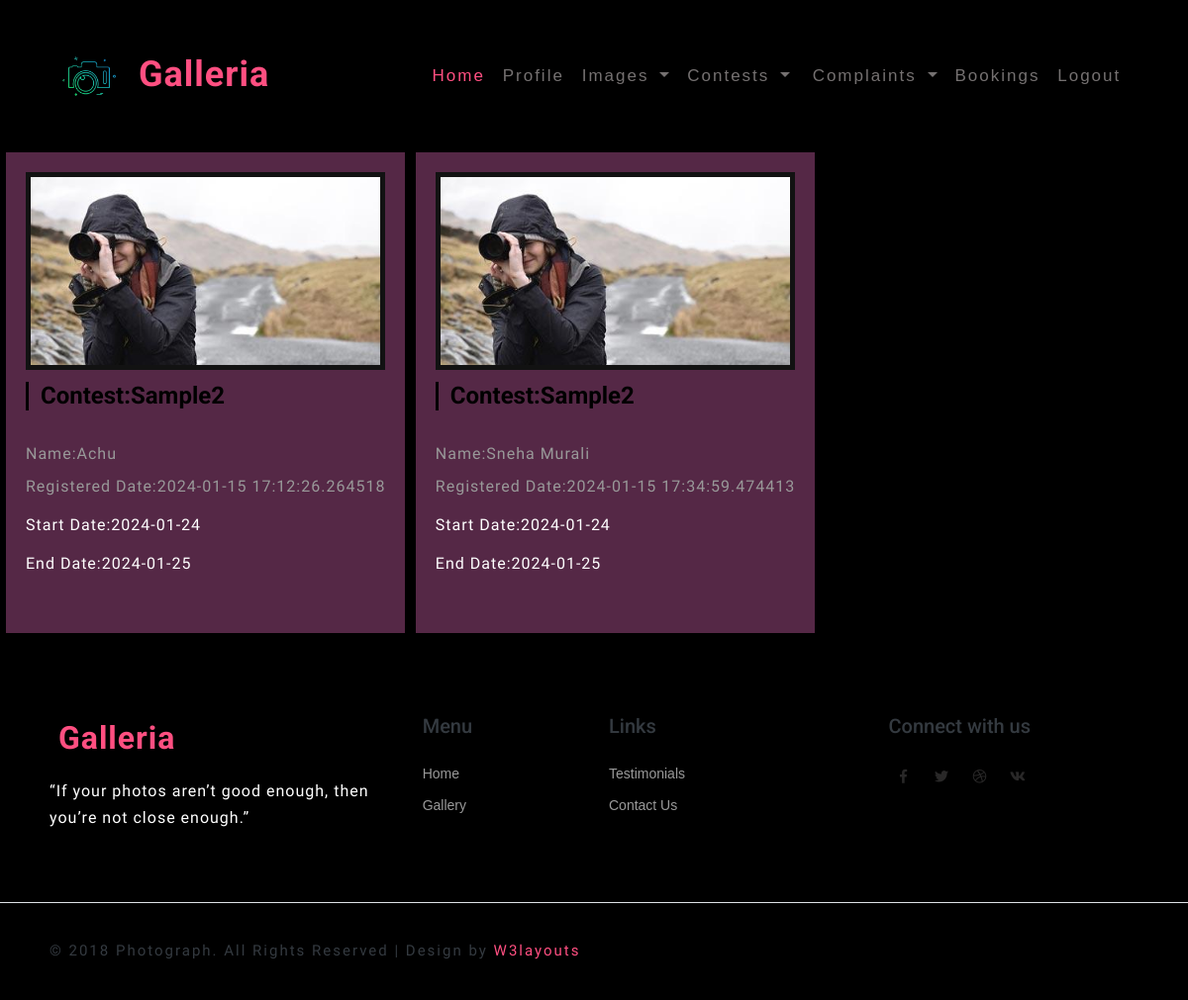
Before: /view_contest_reg (signed in) with the older database file.
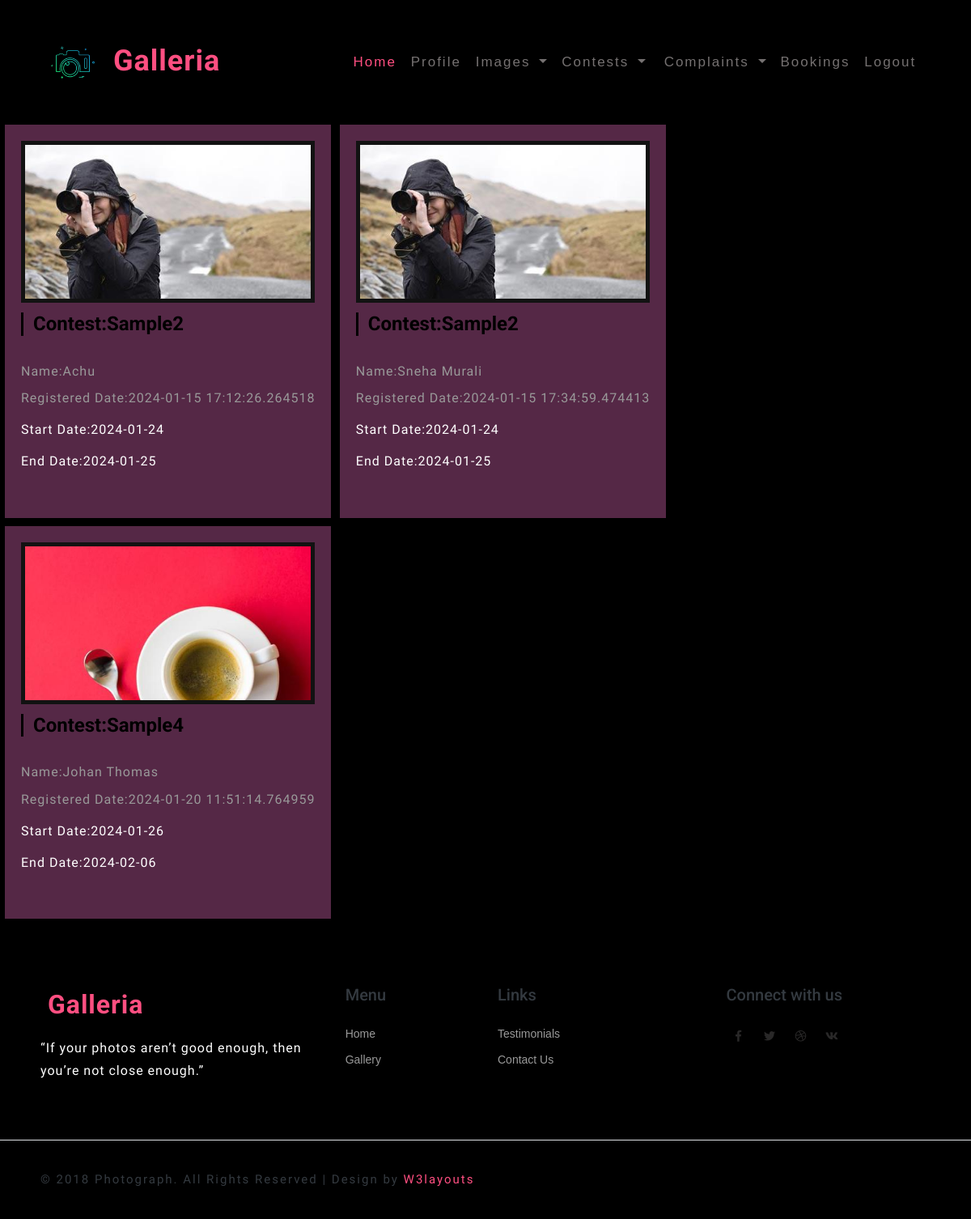
After: the same page with the newer database file.
### Image/models.py (models this page shows)
class contest_entry(db.Model, UserMixin):
    id=db.Column(db.Integer, primary_key=True)
    user_id = db.Column(db.Integer, ForeignKey('register.id'))
    uid= relationship('register',foreign_keys=[user_id])
    contest_id = db.Column(db.Integer, ForeignKey('contest.id'))
    cid=relationship('contest',foreign_keys=[contest_id])
    image=db.Column(db.String(80))
    date= db.Column(db.String(80))
    status=db.Column(db.String(80),default='NULL')

class contest(db.Model, UserMixin):
    id=db.Column(db.Integer, primary_key=True)
    user_id = db.Column(db.Integer, ForeignKey('register.id'))
    uid= relationship('register',foreign_keys=[user_id])
    title= db.Column(db.String(80))
    start_date= db.Column(db.String(80))
    end_date= db.Column(db.String(80))
    rules = db.Column(db.String(200))
    details= db.Column(db.String(200))
    image=db.Column(db.String(80))
    prize_1=db.Column(db.String(80))
    prize_2=db.Column(db.String(80))
    prize_3=db.Column(db.String(80))

class register(db.Model, UserMixin):
    id=db.Column(db.Integer, primary_key=True)
    name = db.Column(db.String(80))
    email= db.Column(db.String(80))
    number= db.Column(db.String (10))
    password = db.Column(db.String(80))
    utype = db.Column(db.String(80))
    age = db.Column(db.String(80))
    dob = db.Column(db.String(80))
    image=db.Column(db.String(80))
    status=db.Column(db.String(80),default='NULL')

### Image/routes.py (the view)
@app.route('/view_contest_reg')
@login_required
def view_con_reg():
    user_id = current_user.id
    a = contest.query.filter_by(user_id=user_id).all()
    b = []
    for i in a:
        contest_entries = contest_entry.query.filter_by(contest_id=i.id).all()
        b.extend(contest_entries)
    return render_template("view_registrations.html", a=a, b=b)

### Image/models.py (called while the page is built)
@login_manager.user_loader
def load_user(id):
    return register.query.get(int(id))

### Image/templates/view_registrations.html (shortened to what this page needs)
{% extends 'layout.html' %}
{% block content %}
<!DOCTYPE html>
<html lang="en">
<head>
    <link rel="stylesheet" href="../static/css/view_registrations.css">
</head>
<body>
    {% if session['ut'] == "Contributor" %}
    {% for i in a %}
        {% for j in b %}
            {% if j.cid.id == i.id %}
                    <div class="box">
                        <div class="box-top">
                            <img class="box-image" src="../static/uploads/{{ i.image }}">
                            <div class="title-flex">
                                <h3 class="box-title">Contest:{{ j.cid.title }}</h3><br>
                                <p class="user-follow-info">Name:{{ j.uid.name }}</p>
                                <p class="user-follow-info">Registered Date:{{ j.date }}</p>
                            </div>
                            <p class="description">Start Date:{{ j.cid.start_date }}</p>
                            <p class="description">End Date:{{ j.cid.end_date }}</p>
                        </div>
                    </div>
            {% endif %}
        {% endfor %}
    {% endfor %}
    {% endif %}
</body>
</html>
{% endblock %}

### Image/templates/layout.html (shortened to what this page needs)
<!DOCTYPE html>
<html lang="zxx">
<head>
	<link rel="stylesheet" href="../static/css/bootstrap.css">
	<link href="../static/css/pogo-slider.min.css" rel="stylesheet" type="text/css" media="all" />
	<link rel="stylesheet" href="../static/css/owl.theme.css" type="text/css" media="all">
	<link rel="stylesheet" href="../static/css/owl.carousel.css" type="text/css" media="screen" property="" />
	<link href="../static/css/prettyPhoto.css" rel="stylesheet" type="text/css" />
	<link rel="stylesheet" href="../static/css/style.css" type="text/css" media="all" />
	<link rel="stylesheet" href="../static/css/fontawesome-all.css">
</head>
<body>
	<header>
		<div class="main-top py-1">
			<nav class="navbar navbar-expand-lg navbar-light fixed-navi">
				<div class="container">
					<h1>
						<a class="navbar-brand font-weight-bold" href="index.html">
							<img src="../static/images/icon.png" alt="" class="img-fluid" height="80" width="80"> Galleria
						</a>
					</h1>
					<div class="collapse navbar-collapse text-center" id="navbarSupportedContent">
						<ul class="navbar-nav ml-lg-auto">
						  {% if session['ut'] == "admin" %}
							<li class="nav-item active mt-lg-0 mt-3">
								<a class="nav-link" href="/">Home
									<span class="sr-only">(current)</span>
								</a>
							</li>&nbsp;&nbsp;&nbsp;&nbsp;&nbsp;&nbsp;&nbsp;&nbsp;
							<li class="nav-item dropdown">
                                <a class="nav-link dropdown-toggle" href="#" id="navbarDropdown" role="button" data-toggle="dropdown"
                                    aria-haspopup="true" aria-expanded="false">
                                    Users
                                </a>
                                <div class="dropdown-menu" aria-labelledby="navbarDropdown">
                                    <a class="dropdown-item" href="/v_users">Users</a>
                                    <a class="nav-link dropdown-toggle" href="#" id="navbarDropdown" role="button" data-toggle="dropdown"
                                    aria-haspopup="true" aria-expanded="false">
                                    Contributors
                                </a>
                                    <div class="dropdown-menu" aria-labelledby="navbarDropdown">
                                    <a class="dropdown-item" href="/v_contributor ">Requests</a>
                                    <a class="dropdown-item" href="/va_contributor">Approved</a>
                                    <a class="dropdown-item" href="/vr_contributor">Rejected</a>
                                    </div>
                                </div>
                            </li>
							<li class="nav-item mx-lg-4 my-lg-0 my-3">
								<a class="nav-link" href="/v_comp">View Complaints</a>
							</li>
							<li class="nav-item mx-lg-4 my-lg-0 my-3">
								<a class="nav-link" href="/manage_bookings">Image Bookings</a>
							</li>;&nbsp;
							<li class="nav-item">
								<a class="nav-link" href="/logout">Logout</a>
							</li>
							{% elif session['ut'] == "Contributor" %}
									<li class="nav-item active mt-lg-0 mt-3">
										<a class="nav-link" href="/">Home
										</a>
									</li>&nbsp;&nbsp;&nbsp;&nbsp;
									<li class="nav-item">
										<a class="nav-link" href="/vw_profile">Profile</a>
									</li>&nbsp;&nbsp;&nbsp;&nbsp;
									<li class="nav-item dropdown">
										<a class="nav-link dropdown-toggle" href="#" id="navbarDropdown" role="button" data-toggle="dropdown"
											aria-haspopup="true" aria-expanded="false">
											Images
										</a>
									</li>&nbsp;&nbsp;&nbsp;&nbsp;
									<li class="nav-item dropdown">
										<a class="nav-link dropdown-toggle" href="#" id="navbarDropdown" role="button" data-toggle="dropdown"
											aria-haspopup="true" aria-expanded="false">
											Contests
										</a>
									</li>  &nbsp;&nbsp; &nbsp;&nbsp;
									<li class="nav-item dropdown">
										<a class="nav-link dropdown-toggle" href="#" id="navbarDropdown" role="button" data-toggle="dropdown"
											aria-haspopup="true" aria-expanded="false">
											Complaints
										</a>
									</li>&nbsp;&nbsp;&nbsp;&nbsp;
									<li class="nav-item">
										<a class="nav-link" href="/vw_bookings">Bookings</a>
									</li>&nbsp;&nbsp;&nbsp;&nbsp;
									<li class="nav-item">
										<a class="nav-link" href="/logout">Logout</a>
									</li>&nbsp;&nbsp;&nbsp;&nbsp;
							{% endif %}
						</ul>
					</div>
				</div>
			</nav>
		</div>
	</header>
    {% block content %}
    {% endblock %}
	<footer>
		<div class="w3ls-footer-grids py-sm-4 py-3">
			<div class="container py-xl-5 py-lg-3">
				<div class="row">
					<div class="col-md-4 w3l-footer pr-4">
						<h2>
							<a class="navbar-brand font-weight-bold logo2" href="index.html">
								<img src="../static/images/logo2.png" alt="" class="img-fluid"> Galleria
							</a>
						</h2>
						<p class="mt-3">“If your photos aren’t good enough, then you’re not close enough.”</p>
					</div>
					<div class="col-md-2 w3l-footer my-md-0 my-4">
						<h5 class="text-dark footer-links mb-4">Menu</h5>
						<ul class="list-unstyled">
							<li>
								<a href="index.html" class="scroll">Home</a>
							</li>
							<li class="mt-2">
								<a href="#gallery" class="scroll">Gallery</a>
							</li>
						</ul>
					</div>
					<div class="col-md-3 w3l-footer mb-md-0 mb-4">
						<h5 class="text-dark footer-links mb-4">Links</h5>
						<ul class="list-unstyled">
							<li class="mt-2">
								<a href="#testimonials" class="scroll">Testimonials</a>
							</li>
							<li class="mt-2">
								<a href="#contact" class="scroll">Contact Us</a>
							</li>
						</ul>
					</div>
					<div class="col-md-3 w3l-footer footer-social-agile">
						<h5 class="text-dark footer-links mb-4">Connect with us</h5>
						<ul class="list-unstyled">
							<li>
								<a href="#">
									<i class="fab fa-facebook-f"></i>
								</a>
							</li>
							<li class="mx-1">
								<a href="#">
									<i class="fab fa-twitter"></i>
								</a>
							</li>
							<li>
								<a href="#">
									<i class="fab fa-dribbble"></i>
								</a>
							</li>
							<li class="ml-1">
								<a href="#">
									<i class="fab fa-vk"></i>
								</a>
							</li>
						</ul>
					</div>
				</div>
			</div>
		</div>
	</footer>
	<div class="copy-right-w3ls py-3 border-top">
		<div class="container">
			<p class="copy-right-grids text-dark">© 2018 Photograph. All Rights Reserved | Design by
				<a href="https://w3layouts.com/" target="_blank">W3layouts</a>
			</p>
		</div>
	</div>
</body>
</html>

### Image/static/css/style.css (style rules this page uses)
body { padding: 0; margin: 0; background: #0a0a0a; font-family: 'Hind', sans-serif; }
body a { transition: 0.5s all; -webkit-transition: 0.5s all; -moz-transition: 0.5s all; -o-transition: 0.5s all; -ms-transition: 0.5s all; text-decoration: none; }
h1, h2, h3, h4, h5, h6 { margin: 0; padding: 0; font-family: 'Roboto', sans-serif; }
p { margin: 0; padding: 0; font-size: 16px; letter-spacing: 1px; line-height: 1.9; color: #999; font-family: 'Hind', sans-serif; }
ul, ol { margin: 0; padding: 0; }
a.navbar-brand { font-size: 36px; letter-spacing: 1px; color: #ff4f81; text-shadow: 2px 5px 3px rgba(0, 0, 0, 0.18); }
.navbar-light .navbar-brand, .navbar-light .navbar-brand:hover, .navbar-light .navbar-brand:focus { color: #ff4f81; }
.navbar-light .navbar-nav .nav-link { padding: 0; color: #757171; font-size: 17px; letter-spacing: 2px; font-weight: 500; }
.navbar-light .navbar-nav .show>.nav-link, .navbar-light .navbar-nav .active>.nav-link, .navbar-light .navbar-nav .nav-link.show, .navbar-light .navbar-nav .nav-link.active, .navbar-light .navbar-nav .nav-link:hover, .navbar-light .navbar-nav .nav-link:focus { color: #ff4f81; }
nav.fixed-navi ul { list-style: none; margin: 0; padding: 0; }
nav.fixed-navi ul li { float: left; }
a.navbar-brand.logo2 { font-size: 32px; }
.w3l-footer ul li a { color: #999; font-size: 14px; }
.footer-social-agile ul li, .payment-w3lsmk ul li { display: inline-block; }
.footer-social-agile ul li a i { height: 30px; width: 30px; line-height: 29px; background: none; color: #292828; border: 1px solid #000; text-align: center; transition: 0.5s all; -webkit-transition: 0.5s all; -moz-transition: 0.5s all; -o-transition: 0.5s all; -ms-transition: 0.5s all; }
p.copy-right-grids { letter-spacing: 2px; font-size: 15px; }
p.copy-right-grids a { color: #ff4f81; }
.container { padding: 20px; }

### Image/static/css/view_registrations.css (style rules this page uses)
* { box-sizing: border-box; padding: 0; margin: 0; }
:root { --purple: hsl(240, 80%, 89%); --pink: hsl(0, 59%, 94%); --light-bg: hsl(204, 37%, 92%); --light-gray-bg: hsl(0, 0%, 94%); --white: hsl(0, 0%, 100%); --dark: hsl(0, 0%, 7%); --text-gray: hsl(0, 0%, 30%); }
body { background: var(--light-bg); font-family: "Space Grotesk", sans-serif; color: var(--dark); background-color: black; }
h3 { font-size: 1.5em; font-weight: 700; }
p { font-size: 1em; line-height: 1.7; font-weight: 300; color: white; }
.description { white-space: wrap; }
a { text-decoration: none; color: inherit; }
.box { display: inline-flex; flex-direction: column; flex-basis: 100%; position: relative; padding: 20px; background: #552846; align-items: center; margin-left: 6px; margin-bottom: 10px; }
.box-top { display: flex; flex-direction: column; position: relative; gap: 12px; margin-bottom: 36px; }
.box-image { width: 100%; height: 200px; object-fit: cover; object-position: 50% 20%; border: solid 5px; }
.title-flex { display: flex; justify-content: space-between; align-items: center; }
.box-title { border-left: 3px solid; color: black; padding-left: 12px; }
.user-follow-info { color: hsl(0, 0%, 60%); }
@media (min-width: 320px) { .title-flex { display: flex; flex-direction: column; justify-content: flex-start; align-items: start; } }
@media (min-width: 320px) { .user-follow-info { margin-top: 6px; } }
@media (min-width: 460px) { .title-flex { display: flex; flex-direction: row; justify-content: space-between; align-items: start; } }
@media (min-width: 460px) { .user-follow-info { margin-top: 6px; } }
@media (min-width: 640px) { .box { flex-basis: calc(50% - 12px); } }
@media (min-width: 640px) { .title-flex { display: flex; flex-direction: column; justify-content: flex-start; align-items: start; } }
@media (min-width: 640px) { .user-follow-info { margin-top: 6px; } }
@media (min-width: 840px) { .title-flex { display: flex; flex-direction: row; justify-content: space-between; align-items: start; } }
@media (min-width: 840px) { .user-follow-info { margin-top: 6px; } }
@media (min-width: 1024px) { .box { flex-basis: calc(33.3% - 16px); } }
@media (min-width: 1024px) { .title-flex { display: flex; flex-direction: column; justify-content: flex-start; align-items: start; } }
@media (min-width: 1024px) { .user-follow-info { margin-top: 6px; } }
@media (min-width: 1100px) { .box { flex-basis: calc(25% - 18px); } }

Changed rows visible on the page:
added contest_entry: image (picture), cid "Sample4", uid.name "Johan Thomas", date "2024-01-20 11:51:14.764959", cid.start_date "2024-01-26", cid.end_date "2024-02-06"
